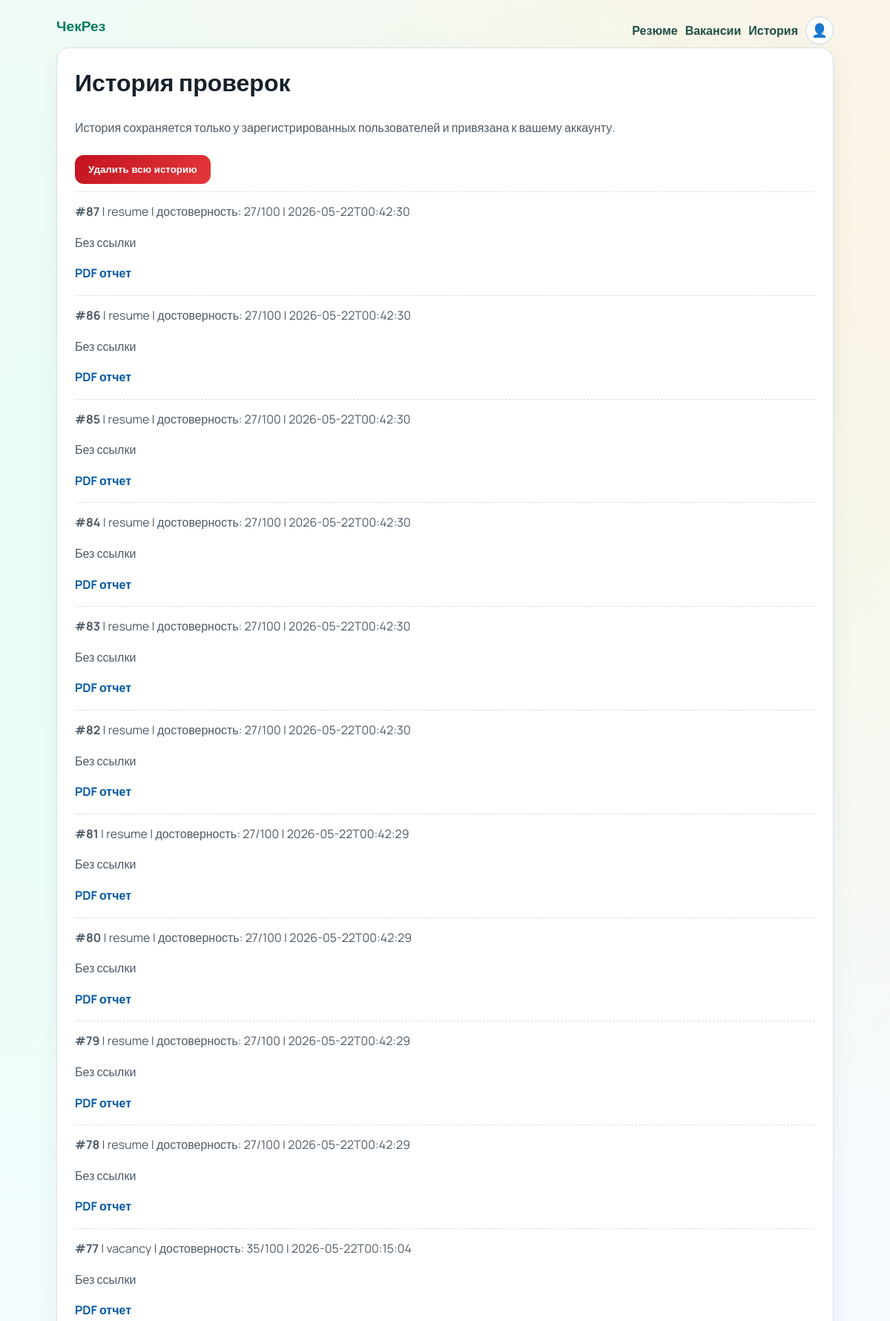
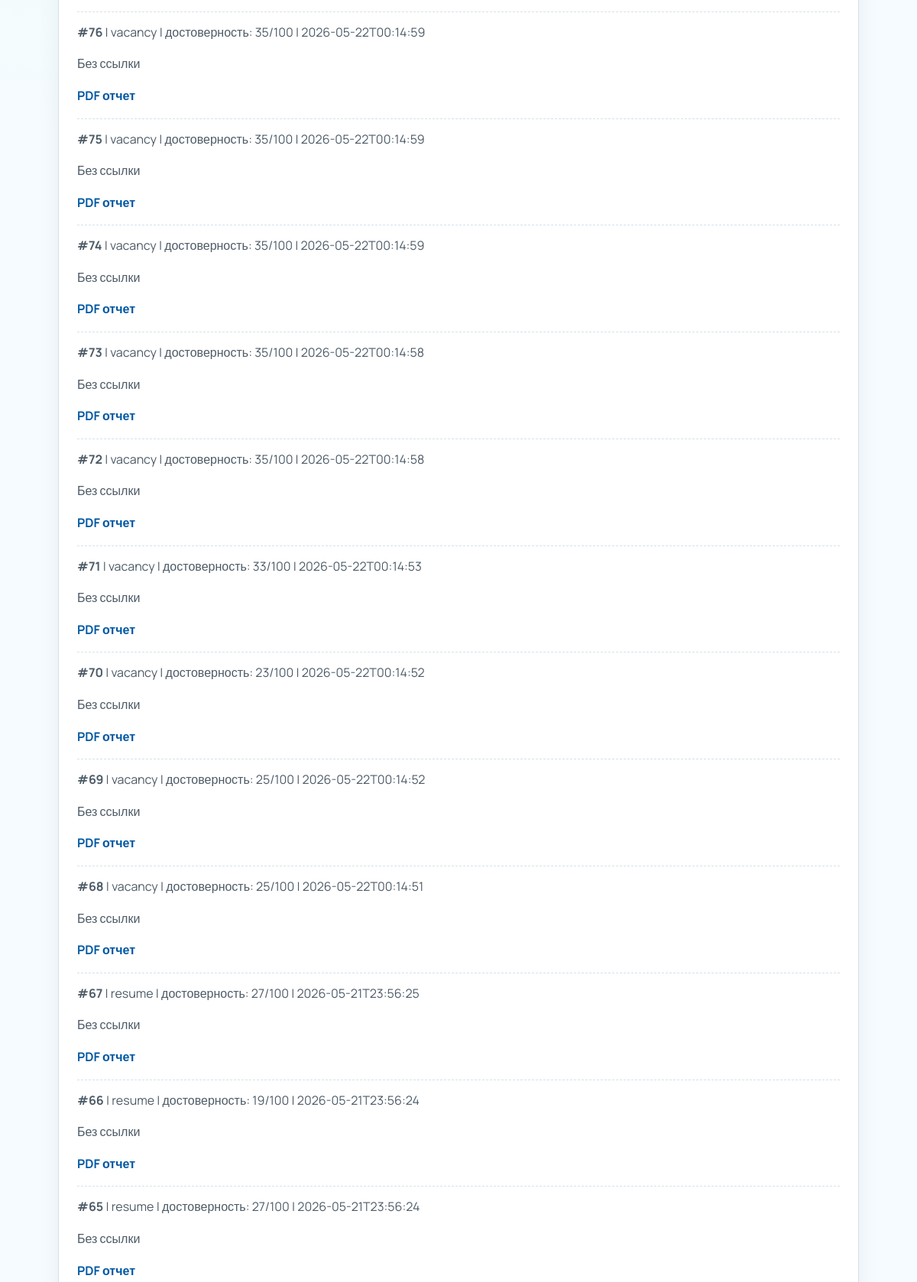
The page /history (signed in, upper part) on the database its author committed (2 pictures, top to bottom).
### tables this page shows
CREATE TABLE checks (
            id INTEGER PRIMARY KEY AUTOINCREMENT,
            mode TEXT NOT NULL,
            source_url TEXT,
            score INTEGER NOT NULL,
            entities TEXT,
            categories TEXT,
            facts_true TEXT,
            facts_doubt TEXT,
            created_at TEXT NOT NULL
        , user_id INTEGER);

### app.py (the view)
@app.route("/history")
def history_page():
    if not current_user():
        return redirect(url_for("login_page"))
    rows = get_recent_checks()
    return render_template("history.html", rows=rows, user=current_user())

### app.py (called while the page is built)
def get_recent_checks(limit: int = 25):
    con = sqlite3.connect(DB_PATH)
    con.row_factory = sqlite3.Row
    uid = session.get("user_id")
    if uid:
        rows = con.execute("SELECT * FROM checks WHERE user_id = ? ORDER BY id DESC LIMIT ?", (uid, limit)).fetchall()
    else:
        rows = []
    con.close()
    return rows

def current_user():
    uid = session.get("user_id")
    if not uid:
        return None
    con = sqlite3.connect(DB_PATH)
    con.row_factory = sqlite3.Row
    row = con.execute("SELECT id, username, email FROM users WHERE id = ?", (uid,)).fetchone()
    con.close()
    return row

### templates/history.html (shortened to what this page needs)
{% extends 'base.html' %}
{% block content %}
<section class="panel">
  <h1>История проверок</h1>
  <p>История сохраняется только у зарегистрированных пользователей и привязана к вашему аккаунту.</p>
  <form method="post" action="{{ url_for('clear_history_page') }}">
    <button class="btn danger" type="submit">Удалить всю историю</button>
  </form>
  <div class="results">
    {% for row in rows %}
    <article>
      <p><strong>#{{ row['id'] }}</strong> | {{ row['mode'] }} | достоверность: {{ row['score'] }}/100 | {{ row['created_at'] }}</p>
      <p>{{ row['source_url'] or 'Без ссылки' }}</p>
      <p><a href="{{ url_for('export_report', check_id=row['id']) }}" target="_blank">PDF отчет</a></p>
    </article>
    {% else %}
    <p>Пока нет сохраненных проверок.</p>
    {% endfor %}
  </div>
</section>
{% endblock %}

### templates/base.html (shortened to what this page needs)
<!doctype html>
<html lang="ru">
<head>
  <link rel="stylesheet" href="{{ url_for('static', filename='styles.css') }}" />
</head>
<body>
  <header class="topbar">
    <a href="{{ url_for('index') }}" class="brand">ЧекРез</a>
    <nav class="nav">
      <a href="{{ url_for('resume_page') }}">Резюме</a>
      <a href="{{ url_for('vacancy_page') }}">Вакансии</a>
      <a href="{{ url_for('history_page') }}">История</a>
      <div class="profile-menu">
        <button class="profile-btn" type="button" aria-label="Профиль">👤</button>
      </div>
    </nav>
  </header>
  <main class="container">
    {% block content %}{% endblock %}
  </main>
</body>
</html>

### static/styles.css (style rules this page uses)
:root { --bg1: #f6fbff; --bg2: #e7fff5; --ink: #15202b; --muted: #4d5b67; --card: #ffffff; --line: #d4e2ea; --main: #007f5f; --main2: #00a878; --accent: #ff9f1c; }
* { box-sizing: border-box; }
body { margin: 0; font-family: 'Manrope', sans-serif; color: var(--ink); background: radial-gradient(circle at 15% 20%, var(--bg2), transparent 40%), radial-gradient(circle at 80% 10%, #fff1dd, transparent 35%), var(--bg1); }
.topbar { max-width: 1080px; margin: 0 auto; padding: 22px 16px 0; }
.brand { font-weight: 800; font-size: 1.2rem; text-decoration: none; color: var(--main); }
.container { max-width: 1080px; margin: 0 auto; padding: 16px; }
.hero, .panel { background: var(--card); border: 1px solid var(--line); border-radius: 18px; padding: 24px; box-shadow: 0 8px 30px rgba(16, 34, 52, 0.06); }
.hero h1, .panel h1 { margin-top: 0; font-size: 2rem; }
.hero p, .panel p { color: var(--muted); line-height: 1.6; }
.btn { display: inline-block; border: none; border-radius: 12px; padding: 12px 18px; background: linear-gradient(135deg, var(--main), var(--main2)); color: #fff; font-weight: 700; text-decoration: none; cursor: pointer; }
.results article { border-top: 1px dashed var(--line); padding-top: 10px; margin-top: 10px; }
.results a { color: #0058a3; font-weight: 700; text-decoration: none; }
.results p { margin-top: 4px; color: var(--muted); }
.nav { float: right; display: flex; gap: 10px; align-items: center; }
.nav a { text-decoration: none; color: #1f4f46; font-weight: 700; }
.btn.danger { margin-top: 8px; background: linear-gradient(135deg, #c1121f, #e5383b); }
.profile-menu { position: relative; }
.profile-btn { width: 38px; height: 38px; border-radius: 50%; border: 1px solid #bcd6ea; background: #fff; cursor: pointer; font-size: 1.1rem; }

### rows shown on the page
checks: id "87", mode "resume", score "27", created_at "2026-05-22T00:42:30", source_url "Без ссылки"
checks: id "86", mode "resume", score "27", created_at "2026-05-22T00:42:30", source_url "Без ссылки"
checks: id "85", mode "resume", score "27", created_at "2026-05-22T00:42:30", source_url "Без ссылки"
checks: id "84", mode "resume", score "27", created_at "2026-05-22T00:42:30", source_url "Без ссылки"
checks: id "83", mode "resume", score "27", created_at "2026-05-22T00:42:30", source_url "Без ссылки"
checks: id "82", mode "resume", score "27", created_at "2026-05-22T00:42:30", source_url "Без ссылки"
checks: id "81", mode "resume", score "27", created_at "2026-05-22T00:42:29", source_url "Без ссылки"
checks: id "80", mode "resume", score "27", created_at "2026-05-22T00:42:29", source_url "Без ссылки"
checks: id "79", mode "resume", score "27", created_at "2026-05-22T00:42:29", source_url "Без ссылки"
checks: id "78", mode "resume", score "27", created_at "2026-05-22T00:42:29", source_url "Без ссылки"
checks: id "77", mode "vacancy", score "35", created_at "2026-05-22T00:15:04", source_url "Без ссылки"
checks: id "76", mode "vacancy", score "35", created_at "2026-05-22T00:14:59", source_url "Без ссылки"
checks: id "75", mode "vacancy", score "35", created_at "2026-05-22T00:14:59", source_url "Без ссылки"
checks: id "74", mode "vacancy", score "35", created_at "2026-05-22T00:14:59", source_url "Без ссылки"
checks: id "73", mode "vacancy", score "35", created_at "2026-05-22T00:14:58", source_url "Без ссылки"
checks: id "72", mode "vacancy", score "35", created_at "2026-05-22T00:14:58", source_url "Без ссылки"
checks: id "71", mode "vacancy", score "33", created_at "2026-05-22T00:14:53", source_url "Без ссылки"
checks: id "70", mode "vacancy", score "23", created_at "2026-05-22T00:14:52", source_url "Без ссылки"
checks: id "69", mode "vacancy", score "25", created_at "2026-05-22T00:14:52", source_url "Без ссылки"
checks: id "68", mode "vacancy", score "25", created_at "2026-05-22T00:14:51", source_url "Без ссылки"
checks: id "67", mode "resume", score "27", created_at "2026-05-21T23:56:25", source_url "Без ссылки"
checks: id "66", mode "resume", score "19", created_at "2026-05-21T23:56:24", source_url "Без ссылки"
checks: id "65", mode "resume", score "27", created_at "2026-05-21T23:56:24", source_url "Без ссылки"
